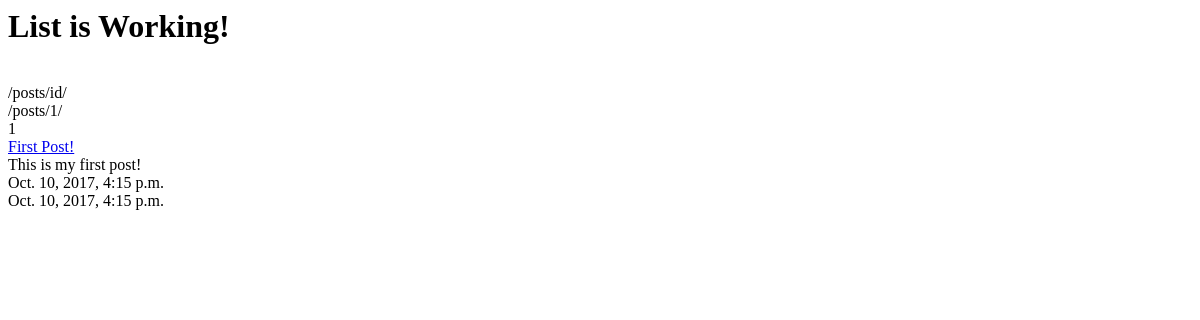
/posts/, run on an earlier commit of the app's database.
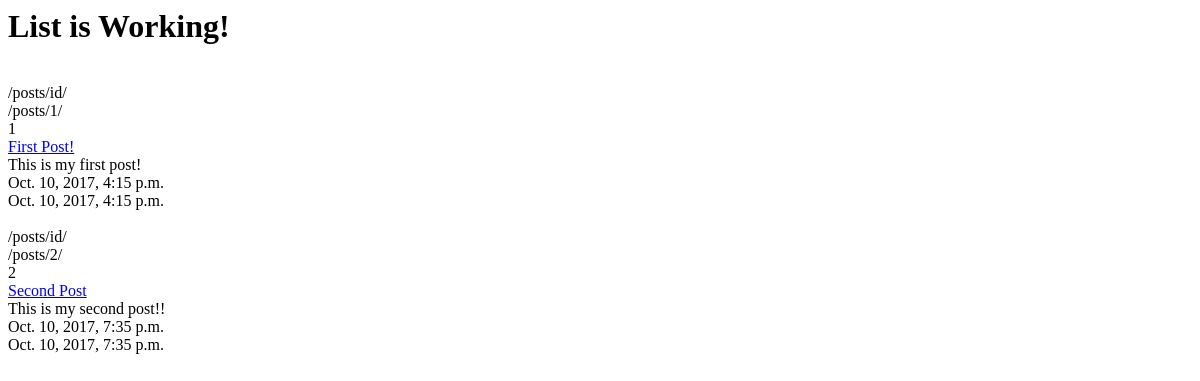
And on a later commit of the database.
### posts/models.py (models this page shows, shortened)
class Post(models.Model):
    title = models.CharField(max_length=120)
    content = models.TextField()
    updated = models.DateTimeField(auto_now=True, auto_now_add=False)
    timestamp = models.DateTimeField(auto_now=False, auto_now_add=True)
    def get_absolute_url(self):
        return reverse("posts:detail", kwargs={"id": self.id})

### posts/views.py (the view)
def post_list(request):
    queryset = Post.objects.all()
    context = {
        'object_list': queryset,
        'title': 'List'
    }
    return render(request, 'index.html', context)

### templates/index.html
<html>
    <body>
        <h1>{{title}} is Working!</h1>
        {% for obj in object_list  %}
            <br/>
            /posts/id/<br/>
            {% url "posts:detail" id=obj.id %}<br/>
            {{ obj.id }}<br/>
            <a href='{{ obj.get_absolute_url }}'>{{ obj.title }}</a><br/>
            {{ obj.content }}<br/>
            {{ obj.timestamp }}<br/>
            {{ obj.updated }}<br/>
        {% endfor %}
    </body>
</html>

What changed in the data, as far as the page shows it:
added Post: id "/posts/2/", id "2", title "Second Post", content "This is my second post!!", timestamp "Oct. 10, 2017, 7:35 p.m.", updated "Oct. 10, 2017, 7:35 p.m."
